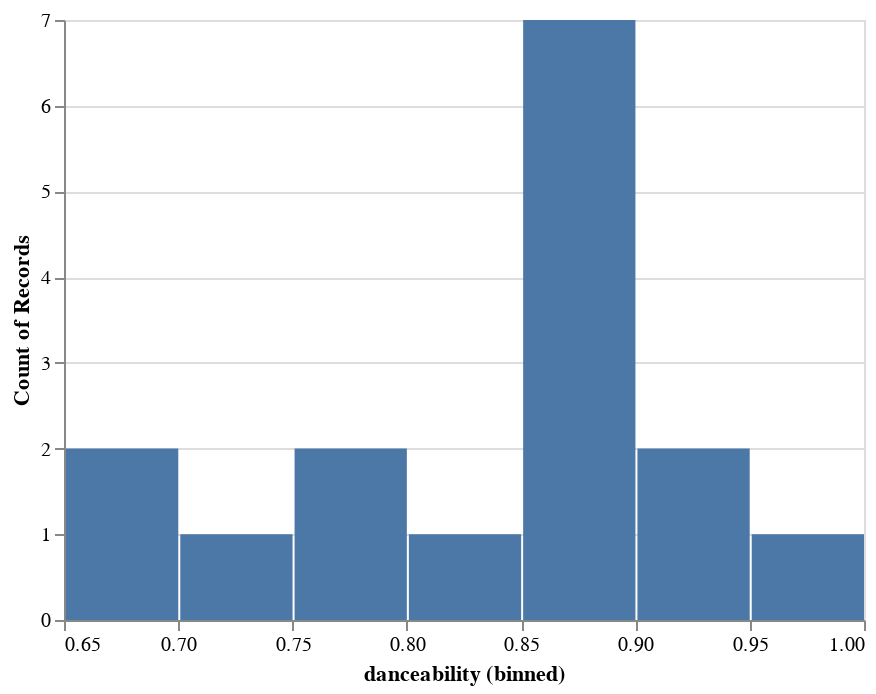

The code cell stored with this chart in its notebook:
### Markdown cell above
Alternatively, we can use **Altair's built-in bin method** of the Chart object to produce more standard binning. This is typically useful when creating a Histogram.

You can learn more about binning and histograms in Altair [here](https://altair-viz.github.io/gallery/simple_histogram.html).

Here's an example:

### Code cell
alt.Chart(feature_based_tracks).mark_bar().encode(
    alt.X("danceability", bin=True),
    y='count()',
)

### Figure 1 — Vega-Lite specification as saved in the notebook (floating-point values rounded to 4 significant figures)
{"config": {"view": {"continuousWidth": 400, "continuousHeight": 300}}, "data": {"name": "data-5c818dcb123d087eff969d9307d2dc6d"}, "mark": "bar", "encoding": {"x": {"bin": true, "field": "danceability", "type": "quantitative"}, "y": {"aggregate": "count", "type": "quantitative"}}, "$schema": "https://vega.github.io/schema/vega-lite/v4.17.0.json", "datasets": {"data-5c818dcb123d087eff969d9307d2dc6d": [{"artist": "Shaggy", "album": "Boombastic", "track_name": "Boombastic", "track_id": "4fxF8ljwryMZX5c9EKrLFE", "danceability": 0.867, "energy": 0.538, "key": 2, "loudness": -16.18, "mode": 1, "speechiness": 0.361, "instrumentalness": 1.75e-05, "liveness": 0.316, "valence": 0.781, "tempo": 158.3, "duration_ms": 249933, "time_signature": 4, "dance_tune": true, "energy_tune": false}, {"artist": "Ini Kamoze", "album": "Here Comes The Hotstepper", "track_name": "Here Comes the Hotstepper - Heartical Mix", "track_id": "3QRM0qZB7oMYavveH0iEqx", "danceability": 0.889, "energy": 0.454, "key": 4, "loudness": -8.598, "mode": 0, "speechiness": 0.221, "instrumentalness": 0.000186, "liveness": 0.203, "valence": 0.436, "tempo": 100.4, "duration_ms": 250467, "time_signature": 4, "dance_tune": true, "energy_tune": false}, {"artist": "Shaggy", "album": "Boombastic", "track_name": "In The Summertime", "track_id": "726KAdf3k8Ce8W95O38XNI", "danceability": 0.734, "energy": 0.684, "key": 1, "loudness": -13.82, "mode": 1, "speechiness": 0.227, "instrumentalness": 0.0, "liveness": 0.0497, "valence": 0.962, "tempo": 173.6, "duration_ms": 238360, "time_signature": 4, "dance_tune": false, "energy_tune": false}, {"artist": "Afroman", "album": "Waiting to Inhale", "track_name": "Colt 40ty Fiva", "track_id": "3hody5PjTIzwoiV3hnAvWL", "danceability": 0.666, "energy": 0.751, "key": 0, "loudness": -5.355, "mode": 0, "speechiness": 0.216, "instrumentalness": 0.0, "liveness": 0.294, "valence": 0.607, "tempo": 175.9, "duration_ms": 201440, "time_signature": 4, "dance_tune": false, "energy_tune": true}, {"artist": "Salt-N-Pepa", "album": "Very Necessary", "track_name": "Shoop", "track_id": "0Pu71wxadDlB8fJXfjIjeJ", "danceability": 0.939, "energy": 0.675, "key": 0, "loudness": -7.232, "mode": 1, "speechiness": 0.211, "instrumentalness": 0.0, "liveness": 0.0565, "valence": 0.795, "tempo": 96.92, "duration_ms": 248573, "time_signature": 4, "dance_tune": true, "energy_tune": false}, {"artist": "Shaggy", "album": "The Boombastic Collection - Best of Shaggy", "track_name": "It Wasn't Me", "track_id": "0OaunKfsxkgBvPv68jBbmm", "danceability": 0.852, "energy": 0.604, "key": 0, "loudness": -4.569, "mode": 1, "speechiness": 0.0642, "instrumentalness": 0.0, "liveness": 0.327, "valence": 0.667, "tempo": 94.76, "duration_ms": 227547, "time_signature": 4, "dance_tune": true, "energy_tune": false}, {"artist": "House Of Pain", "album": "House of Pain (Fine Malt Lyrics)", "track_name": "Jump Around", "track_id": "3TZwjdclvWt7iPJUnMpgcs", "danceability": 0.854, "energy": 0.71, "key": 4, "loudness": -6.32, "mode": 0, "speechiness": 0.0793, "instrumentalness": 8.72e-05, "liveness": 0.166, "valence": 0.818, "tempo": 106.9, "duration_ms": 214947, "time_signature": 4, "dance_tune": true, "energy_tune": false}, {"artist": "Vanilla Ice", "album": "Ice Ice Baby", "track_name": "Ice Ice Baby - Radio Edit", "track_id": "3sy0rren2cVFNfkDxa0q2e", "danceability": 0.977, "energy": 0.488, "key": 2, "loudness": -15.96, "mode": 1, "speechiness": 0.12, "instrumentalness": 0.0, "liveness": 0.0826, "valence": 0.77, "tempo": 115.7, "duration_ms": 231773, "time_signature": 4, "dance_tune": true, "energy_tune": false}, {"artist": "Beastie Boys", "album": "Ill Communication", "track_name": "Sure Shot", "track_id": "21REQ1bCUWphT2QK3bLWYQ", "danceability": 0.692, "energy": 0.799, "key": 1, "loudness": -7.924, "mode": 1, "speechiness": 0.164, "instrumentalness": 0.0, "liveness": 0.301, "valence": 0.549, "tempo": 97.98, "duration_ms": 199667, "time_signature": 4, "dance_tune": false, "energy_tune": true}, {"artist": "Afroman", "album": "The Good Times", "track_name": "Crazy Rap (Colt 45 & 2 Zig Zags)", "track_id": "1ACZpHI5vZ5Ea4xGlkdGWM", "danceability": 0.927, "energy": 0.367, "key": 9, "loudness": -7.797, "mode": 1, "speechiness": 0.382, "instrumentalness": 0.0, "liveness": 0.132, "valence": 0.576, "tempo": 99.05, "duration_ms": 328667, "time_signature": 4, "dance_tune": true, "energy_tune": false}, {"artist": "N.W.A.", "album": "Straight Outta Compton", "track_name": "Straight Outta Compton", "track_id": "5QKM7U6l7bMdJItolkM4x4", "danceability": 0.779, "energy": 0.984, "key": 5, "loudness": -2.381, "mode": 0, "speechiness": 0.212, "instrumentalness": 0.0, "liveness": 0.534, "valence": 0.402, "tempo": 102.1, "duration_ms": 243333, "time_signature": 4, "dance_tune": true, "energy_tune": true}, {"artist": "Vanilla Ice", "album": "To The Extreme", "track_name": "Play That Funky Music", "track_id": "1Ezs8eYxuZjhlgyoI1Bo76", "danceability": 0.851, "energy": 0.514, "key": 4, "loudness": -15.28, "mode": 0, "speechiness": 0.165, "instrumentalness": 3.58e-06, "liveness": 0.381, "valence": 0.573, "tempo": 100.4, "duration_ms": 285800, "time_signature": 4, "dance_tune": true, "energy_tune": false}, {"artist": "Naughty By Nature", "album": "19 Naughty III", "track_name": "Hip Hop Hooray", "track_id": "1w29UTa5uUvIri2tWtZ12Y", "danceability": 0.862, "energy": 0.642, "key": 6, "loudness": -13.65, "mode": 0, "speechiness": 0.101, "instrumentalness": 0.0, "liveness": 0.272, "valence": 0.765, "tempo": 99.2, "duration_ms": 267267, "time_signature": 4, "dance_tune": true, "energy_tune": false}, {"artist": "Toots & The Maytals", "album": "Funky Kingston", "track_name": "Funky Kingston", "track_id": "26WPI2aksB9XdqmeLfca5z", "danceability": 0.777, "energy": 0.458, "key": 11, "loudness": -12.36, "mode": 1, "speechiness": 0.0841, "instrumentalness": 0.00295, "liveness": 0.0423, "valence": 0.961, "tempo": 99.05, "duration_ms": 295667, "time_signature": 4, "dance_tune": true, "energy_tune": false}, {"artist": "Falz", "album": "Moral Instruction", "track_name": "Follow Follow", "track_id": "3bdI204XePeCKFfm49qh7d", "danceability": 0.803, "energy": 0.882, "key": 7, "loudness": -7.394, "mode": 1, "speechiness": 0.413, "instrumentalness": 1.06e-05, "liveness": 0.359, "valence": 0.804, "tempo": 127.2, "duration_ms": 157480, "time_signature": 4, "dance_tune": true, "energy_tune": true}, {"artist": "Blackstreet", "album": "Another Level", "track_name": "No Diggity", "track_id": "6MdqqkQ8sSC0WB4i8PyRuQ", "danceability": 0.867, "energy": 0.646, "key": 1, "loudness": -4.674, "mode": 0, "speechiness": 0.288, "instrumentalness": 0.0, "liveness": 0.279, "valence": 0.67, "tempo": 88.63, "duration_ms": 304600, "time_signature": 4, "dance_tune": true, "energy_tune": false}]}}
